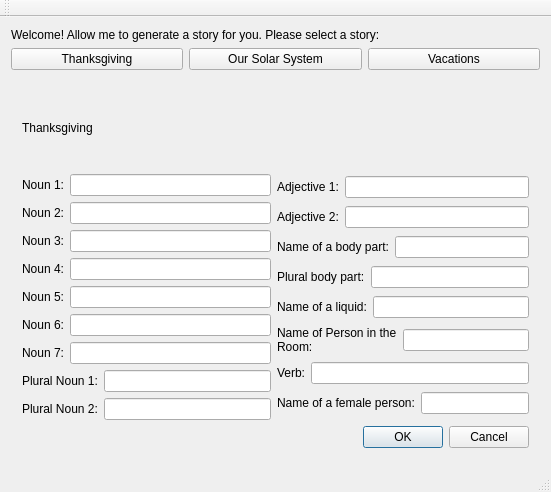
<?xml version="1.0" encoding="UTF-8"?>
<ui version="4.0">
 <class>MadLibs</class>
 <widget class="QMainWindow" name="MadLibs">
  <property name="geometry">
   <rect>
    <x>0</x>
    <y>0</y>
    <width>551</width>
    <height>492</height>
   </rect>
  </property>
  <property name="windowTitle">
   <string>MadLibs</string>
  </property>
  <widget class="QWidget" name="centralWidget">
   <layout class="QVBoxLayout" name="verticalLayout">
    <item>
     <widget class="QLabel" name="Welcome">
      <property name="text">
       <string>Welcome! Allow me to generate a story for you. Please select a story:</string>
      </property>
      <property name="textFormat">
       <enum>Qt::AutoText</enum>
      </property>
      <property name="wordWrap">
       <bool>true</bool>
      </property>
     </widget>
    </item>
    <item>
     <layout class="QHBoxLayout" name="ButtonsLayout">
      <item>
       <widget class="QPushButton" name="ThanksgivingButton">
        <property name="text">
         <string>Thanksgiving</string>
        </property>
       </widget>
      </item>
      <item>
       <widget class="QPushButton" name="SolarButton">
        <property name="text">
         <string>Our Solar System</string>
        </property>
       </widget>
      </item>
      <item>
       <widget class="QPushButton" name="VacationsButton">
        <property name="text">
         <string>Vacations</string>
        </property>
       </widget>
      </item>
     </layout>
    </item>
    <item>
     <widget class="QStackedWidget" name="stackedWidget">
      <property name="currentIndex">
       <number>0</number>
      </property>
      <widget class="QWidget" name="Thanksgiving">
       <layout class="QVBoxLayout" name="verticalLayout_4">
        <item>
         <widget class="QLabel" name="ThanksgivingLabel">
          <property name="text">
           <string>Thanksgiving</string>
          </property>
         </widget>
        </item>
        <item>
         <layout class="QHBoxLayout" name="ThanksgivingLayout">
          <item>
           <layout class="QVBoxLayout" name="verticalLayout_2">
            <item>
             <layout class="QHBoxLayout" name="horizontalLayout_7">
              <item>
               <widget class="QLabel" name="label_7">
                <property name="text">
                 <string>Noun 1:</string>
                </property>
               </widget>
              </item>
              <item>
               <widget class="QLineEdit" name="thx_noun1"/>
              </item>
             </layout>
            </item>
            <item>
             <layout class="QHBoxLayout" name="horizontalLayout_6">
              <item>
               <widget class="QLabel" name="label_6">
                <property name="text">
                 <string>Noun 2:</string>
                </property>
               </widget>
              </item>
              <item>
               <widget class="QLineEdit" name="thx_noun2"/>
              </item>
             </layout>
            </item>
            <item>
             <layout class="QHBoxLayout" name="horizontalLayout_5">
              <item>
               <widget class="QLabel" name="label_5">
                <property name="text">
                 <string>Noun 3:</string>
                </property>
               </widget>
              </item>
              <item>
               <widget class="QLineEdit" name="thx_noun3"/>
              </item>
             </layout>
            </item>
            <item>
             <layout class="QHBoxLayout" name="horizontalLayout">
              <item>
               <widget class="QLabel" name="label">
                <property name="text">
                 <string>Noun 4:</string>
                </property>
               </widget>
              </item>
              <item>
               <widget class="QLineEdit" name="thx_noun4"/>
              </item>
             </layout>
            </item>
            <item>
             <layout class="QHBoxLayout" name="horizontalLayout_3">
              <item>
               <widget class="QLabel" name="label_3">
                <property name="text">
                 <string>Noun 5:</string>
                </property>
               </widget>
              </item>
              <item>
               <widget class="QLineEdit" name="thx_noun5"/>
              </item>
             </layout>
            </item>
            <item>
             <layout class="QHBoxLayout" name="horizontalLayout_4">
              <item>
               <widget class="QLabel" name="label_4">
                <property name="text">
                 <string>Noun 6:</string>
                </property>
               </widget>
              </item>
              <item>
               <widget class="QLineEdit" name="thx_noun6"/>
              </item>
             </layout>
            </item>
            <item>
             <layout class="QHBoxLayout" name="horizontalLayout_2">
              <item>
               <widget class="QLabel" name="label_2">
                <property name="text">
                 <string>Noun 7:</string>
                </property>
               </widget>
              </item>
              <item>
               <widget class="QLineEdit" name="thx_noun7"/>
              </item>
             </layout>
            </item>
            <item>
             <layout class="QHBoxLayout" name="horizontalLayout_9">
              <item>
               <widget class="QLabel" name="label_14">
                <property name="text">
                 <string>Plural Noun 1:</string>
                </property>
               </widget>
              </item>
              <item>
               <widget class="QLineEdit" name="thx_plnoun1"/>
              </item>
             </layout>
            </item>
            <item>
             <layout class="QHBoxLayout" name="horizontalLayout_10">
              <item>
               <widget class="QLabel" name="label_15">
                <property name="text">
                 <string>Plural Noun 2:</string>
                </property>
               </widget>
              </item>
              <item>
               <widget class="QLineEdit" name="thx_plnoun2"/>
              </item>
             </layout>
            </item>
           </layout>
          </item>
          <item>
           <layout class="QVBoxLayout" name="verticalLayout_3">
            <item>
             <layout class="QHBoxLayout" name="horizontalLayout_15">
              <item>
               <widget class="QLabel" name="label_11">
                <property name="text">
                 <string>Adjective 1:</string>
                </property>
               </widget>
              </item>
              <item>
               <widget class="QLineEdit" name="thx_adj1"/>
              </item>
             </layout>
            </item>
            <item>
             <layout class="QHBoxLayout" name="horizontalLayout_16">
              <item>
               <widget class="QLabel" name="label_12">
                <property name="text">
                 <string>Adjective 2:</string>
                </property>
               </widget>
              </item>
              <item>
               <widget class="QLineEdit" name="thx_adj2"/>
              </item>
             </layout>
            </item>
            <item>
             <layout class="QHBoxLayout" name="horizontalLayout_14">
              <item>
               <widget class="QLabel" name="label_10">
                <property name="text">
                 <string>Name of a body part:</string>
                </property>
               </widget>
              </item>
              <item>
               <widget class="QLineEdit" name="thx_body"/>
              </item>
             </layout>
            </item>
            <item>
             <layout class="QHBoxLayout" name="horizontalLayout_13">
              <item>
               <widget class="QLabel" name="label_17">
                <property name="text">
                 <string>Plural body part:</string>
                </property>
               </widget>
              </item>
              <item>
               <widget class="QLineEdit" name="thx_plbody"/>
              </item>
             </layout>
            </item>
            <item>
             <layout class="QHBoxLayout" name="horizontalLayout_11">
              <item>
               <widget class="QLabel" name="label_16">
                <property name="text">
                 <string>Name of a liquid:</string>
                </property>
               </widget>
              </item>
              <item>
               <widget class="QLineEdit" name="thx_liquid"/>
              </item>
             </layout>
            </item>
            <item>
             <layout class="QHBoxLayout" name="horizontalLayout_8">
              <item>
               <widget class="QLabel" name="label_8">
                <property name="text">
                 <string>Name of Person in the Room:</string>
                </property>
                <property name="wordWrap">
                 <bool>true</bool>
                </property>
               </widget>
              </item>
              <item>
               <widget class="QLineEdit" name="thx_person"/>
              </item>
             </layout>
            </item>
            <item>
             <layout class="QHBoxLayout" name="horizontalLayout_12">
              <item>
               <widget class="QLabel" name="label_9">
                <property name="text">
                 <string>Verb:</string>
                </property>
               </widget>
              </item>
              <item>
               <widget class="QLineEdit" name="thx_verb"/>
              </item>
             </layout>
            </item>
            <item>
             <layout class="QHBoxLayout" name="horizontalLayout_17">
              <item>
               <widget class="QLabel" name="label_13">
                <property name="text">
                 <string>Name of a female person:</string>
                </property>
               </widget>
              </item>
              <item>
               <widget class="QLineEdit" name="thx_female"/>
              </item>
             </layout>
            </item>
           </layout>
          </item>
         </layout>
        </item>
        <item>
         <widget class="QDialogButtonBox" name="ThanksgivingButtonBox">
          <property name="standardButtons">
           <set>QDialogButtonBox::Cancel|QDialogButtonBox::Ok</set>
          </property>
         </widget>
        </item>
       </layout>
      </widget>
      <widget class="QWidget" name="OurSolarSystem">
       <layout class="QVBoxLayout" name="verticalLayout_7">
        <item>
         <widget class="QLabel" name="OurSolarSystemLabel">
          <property name="text">
           <string>Our Solar System</string>
          </property>
         </widget>
        </item>
        <item>
         <layout class="QHBoxLayout" name="OurSolarSystemLayout">
          <item>
           <layout class="QVBoxLayout" name="verticalLayout_5">
            <item>
             <layout class="QHBoxLayout" name="horizontalLayout_27">
              <item>
               <widget class="QLabel" name="label_29">
                <property name="text">
                 <string>Adjective 1:</string>
                </property>
               </widget>
              </item>
              <item>
               <widget class="QLineEdit" name="sol_adj1"/>
              </item>
             </layout>
            </item>
            <item>
             <layout class="QHBoxLayout" name="horizontalLayout_28">
              <item>
               <widget class="QLabel" name="label_30">
                <property name="text">
                 <string>Adjective 2:</string>
                </property>
               </widget>
              </item>
              <item>
               <widget class="QLineEdit" name="sol_adj2"/>
              </item>
             </layout>
            </item>
            <item>
             <layout class="QHBoxLayout" name="horizontalLayout_29">
              <item>
               <widget class="QLabel" name="label_31">
                <property name="text">
                 <string>Adjective 3:</string>
                </property>
               </widget>
              </item>
              <item>
               <widget class="QLineEdit" name="sol_adj3"/>
              </item>
             </layout>
            </item>
            <item>
             <layout class="QHBoxLayout" name="horizontalLayout_30">
              <item>
               <widget class="QLabel" name="label_32">
                <property name="text">
                 <string>Adjective 4:</string>
                </property>
               </widget>
              </item>
              <item>
               <widget class="QLineEdit" name="sol_adj4"/>
              </item>
             </layout>
            </item>
            <item>
             <layout class="QHBoxLayout" name="horizontalLayout_54">
              <item>
               <widget class="QLabel" name="label_58">
                <property name="text">
                 <string>Number:</string>
                </property>
               </widget>
              </item>
              <item>
               <widget class="QLineEdit" name="sol_num"/>
              </item>
             </layout>
            </item>
            <item>
             <layout class="QHBoxLayout" name="horizontalLayout_20">
              <item>
               <widget class="QLabel" name="sol_adv_label">
                <property name="text">
                 <string>Adverb:</string>
                </property>
               </widget>
              </item>
              <item>
               <widget class="QLineEdit" name="sol_adv"/>
              </item>
             </layout>
            </item>
            <item>
             <layout class="QHBoxLayout" name="horizontalLayout_21">
              <item>
               <widget class="QLabel" name="label_23">
                <property name="text">
                 <string>Verb ending in -ing:</string>
                </property>
               </widget>
              </item>
              <item>
               <widget class="QLineEdit" name="sol_ing"/>
              </item>
             </layout>
            </item>
            <item>
             <layout class="QHBoxLayout" name="horizontalLayout_25">
              <item>
               <widget class="QLabel" name="label_27">
                <property name="text">
                 <string>Plural Noun 1:</string>
                </property>
               </widget>
              </item>
              <item>
               <widget class="QLineEdit" name="sol_plnoun1"/>
              </item>
             </layout>
            </item>
            <item>
             <layout class="QHBoxLayout" name="horizontalLayout_26">
              <item>
               <widget class="QLabel" name="label_28">
                <property name="text">
                 <string>Plural Noun 2:</string>
                </property>
               </widget>
              </item>
              <item>
               <widget class="QLineEdit" name="sol_plnoun2"/>
              </item>
             </layout>
            </item>
            <item>
             <layout class="QHBoxLayout" name="horizontalLayout_24">
              <item>
               <widget class="QLabel" name="label_26">
                <property name="text">
                 <string>Plural Noun 3:</string>
                </property>
               </widget>
              </item>
              <item>
               <widget class="QLineEdit" name="sol_plnoun3"/>
              </item>
             </layout>
            </item>
           </layout>
          </item>
          <item>
           <layout class="QVBoxLayout" name="verticalLayout_6">
            <item>
             <layout class="QHBoxLayout" name="horizontalLayout_18">
              <item>
               <widget class="QLabel" name="label_20">
                <property name="text">
                 <string>Noun:</string>
                </property>
               </widget>
              </item>
              <item>
               <widget class="QLineEdit" name="sol_noun"/>
              </item>
             </layout>
            </item>
            <item>
             <layout class="QHBoxLayout" name="horizontalLayout_19">
              <item>
               <widget class="QLabel" name="label_21">
                <property name="text">
                 <string>Silly Noun:</string>
                </property>
               </widget>
              </item>
              <item>
               <widget class="QLineEdit" name="sol_silly_noun"/>
              </item>
             </layout>
            </item>
            <item>
             <layout class="QHBoxLayout" name="horizontalLayout_31">
              <item>
               <widget class="QLabel" name="label_33">
                <property name="text">
                 <string>First Name 1:</string>
                </property>
               </widget>
              </item>
              <item>
               <widget class="QLineEdit" name="sol_first1"/>
              </item>
             </layout>
            </item>
            <item>
             <layout class="QHBoxLayout" name="horizontalLayout_32">
              <item>
               <widget class="QLabel" name="label_34">
                <property name="text">
                 <string>First Name 2:</string>
                </property>
                <property name="wordWrap">
                 <bool>true</bool>
                </property>
               </widget>
              </item>
              <item>
               <widget class="QLineEdit" name="sol_first2"/>
              </item>
             </layout>
            </item>
            <item>
             <layout class="QHBoxLayout" name="horizontalLayout_33">
              <item>
               <widget class="QLabel" name="label_35">
                <property name="text">
                 <string>First Name 3:</string>
                </property>
               </widget>
              </item>
              <item>
               <widget class="QLineEdit" name="sol_first3"/>
              </item>
             </layout>
            </item>
            <item>
             <layout class="QHBoxLayout" name="horizontalLayout_34">
              <item>
               <widget class="QLabel" name="label_36">
                <property name="text">
                 <string>First Name 4:</string>
                </property>
               </widget>
              </item>
              <item>
               <widget class="QLineEdit" name="sol_first4"/>
              </item>
             </layout>
            </item>
            <item>
             <layout class="QHBoxLayout" name="horizontalLayout_22">
              <item>
               <widget class="QLabel" name="label_24">
                <property name="text">
                 <string>First Name 5:</string>
                </property>
               </widget>
              </item>
              <item>
               <widget class="QLineEdit" name="sol_first5"/>
              </item>
             </layout>
            </item>
            <item>
             <layout class="QHBoxLayout" name="horizontalLayout_52">
              <item>
               <widget class="QLabel" name="label_57">
                <property name="text">
                 <string>First Name 6:</string>
                </property>
               </widget>
              </item>
              <item>
               <widget class="QLineEdit" name="sol_first6"/>
              </item>
             </layout>
            </item>
            <item>
             <layout class="QHBoxLayout" name="horizontalLayout_23">
              <item>
               <widget class="QLabel" name="label_25">
                <property name="text">
                 <string>First Name 7:</string>
                </property>
               </widget>
              </item>
              <item>
               <widget class="QLineEdit" name="sol_first7"/>
              </item>
             </layout>
            </item>
           </layout>
          </item>
         </layout>
        </item>
        <item>
         <widget class="QDialogButtonBox" name="SolarButtonBox">
          <property name="standardButtons">
           <set>QDialogButtonBox::Cancel|QDialogButtonBox::Ok</set>
          </property>
         </widget>
        </item>
       </layout>
      </widget>
      <widget class="QWidget" name="Vacations">
       <layout class="QVBoxLayout" name="verticalLayout_10">
        <item>
         <widget class="QLabel" name="label_37">
          <property name="text">
           <string>Vacations</string>
          </property>
         </widget>
        </item>
        <item>
         <layout class="QHBoxLayout" name="VacationsLayout">
          <item>
           <layout class="QVBoxLayout" name="verticalLayout_8">
            <item>
             <layout class="QHBoxLayout" name="horizontalLayout_35">
              <item>
               <widget class="QLabel" name="label_38">
                <property name="text">
                 <string>Noun 1:</string>
                </property>
               </widget>
              </item>
              <item>
               <widget class="QLineEdit" name="vac_noun1"/>
              </item>
             </layout>
            </item>
            <item>
             <layout class="QHBoxLayout" name="horizontalLayout_36">
              <item>
               <widget class="QLabel" name="label_39">
                <property name="text">
                 <string>Noun 2:</string>
                </property>
               </widget>
              </item>
              <item>
               <widget class="QLineEdit" name="vac_noun2"/>
              </item>
             </layout>
            </item>
            <item>
             <layout class="QHBoxLayout" name="horizontalLayout_37">
              <item>
               <widget class="QLabel" name="label_40">
                <property name="text">
                 <string>Noun 3:</string>
                </property>
               </widget>
              </item>
              <item>
               <widget class="QLineEdit" name="vac_noun3"/>
              </item>
             </layout>
            </item>
            <item>
             <layout class="QHBoxLayout" name="horizontalLayout_38">
              <item>
               <widget class="QLabel" name="label_41">
                <property name="text">
                 <string>Body part:</string>
                </property>
               </widget>
              </item>
              <item>
               <widget class="QLineEdit" name="body"/>
              </item>
             </layout>
            </item>
            <item>
             <layout class="QHBoxLayout" name="horizontalLayout_39">
              <item>
               <widget class="QLabel" name="label_42">
                <property name="text">
                 <string>Plant:</string>
                </property>
               </widget>
              </item>
              <item>
               <widget class="QLineEdit" name="plant"/>
              </item>
             </layout>
            </item>
            <item>
             <layout class="QHBoxLayout" name="horizontalLayout_40">
              <item>
               <widget class="QLabel" name="label_43">
                <property name="text">
                 <string>Verb ending in -ing 1:</string>
                </property>
               </widget>
              </item>
              <item>
               <widget class="QLineEdit" name="vac_ing1"/>
              </item>
             </layout>
            </item>
            <item>
             <layout class="QHBoxLayout" name="horizontalLayout_41">
              <item>
               <widget class="QLabel" name="label_44">
                <property name="text">
                 <string>Verb ending in -ing 2:</string>
                </property>
               </widget>
              </item>
              <item>
               <widget class="QLineEdit" name="vac_ing2"/>
              </item>
             </layout>
            </item>
            <item>
             <layout class="QHBoxLayout" name="horizontalLayout_42">
              <item>
               <widget class="QLabel" name="label_45">
                <property name="text">
                 <string>Verb ending in -ing 3:</string>
                </property>
               </widget>
              </item>
              <item>
               <widget class="QLineEdit" name="vac_ing3"/>
              </item>
             </layout>
            </item>
            <item>
             <layout class="QHBoxLayout" name="horizontalLayout_43">
              <item>
               <widget class="QLabel" name="label_46">
                <property name="text">
                 <string>Verb ending in -ing 4:</string>
                </property>
               </widget>
              </item>
              <item>
               <widget class="QLineEdit" name="vac_ing4"/>
              </item>
             </layout>
            </item>
           </layout>
          </item>
          <item>
           <layout class="QVBoxLayout" name="verticalLayout_9">
            <item>
             <layout class="QHBoxLayout" name="horizontalLayout_44">
              <item>
               <widget class="QLabel" name="label_47">
                <property name="text">
                 <string>Adjective 1:</string>
                </property>
               </widget>
              </item>
              <item>
               <widget class="QLineEdit" name="vac_adj1"/>
              </item>
             </layout>
            </item>
            <item>
             <layout class="QHBoxLayout" name="horizontalLayout_45">
              <item>
               <widget class="QLabel" name="label_48">
                <property name="text">
                 <string>Adjective 2:</string>
                </property>
               </widget>
              </item>
              <item>
               <widget class="QLineEdit" name="vac_adj2"/>
              </item>
             </layout>
            </item>
            <item>
             <layout class="QHBoxLayout" name="horizontalLayout_46">
              <item>
               <widget class="QLabel" name="label_49">
                <property name="text">
                 <string>Adjective 3:</string>
                </property>
               </widget>
              </item>
              <item>
               <widget class="QLineEdit" name="vac_adj3"/>
              </item>
             </layout>
            </item>
            <item>
             <layout class="QHBoxLayout" name="horizontalLayout_47">
              <item>
               <widget class="QLabel" name="label_50">
                <property name="text">
                 <string>Plural Noun 1:</string>
                </property>
               </widget>
              </item>
              <item>
               <widget class="QLineEdit" name="vac_plnoun1"/>
              </item>
             </layout>
            </item>
            <item>
             <layout class="QHBoxLayout" name="horizontalLayout_48">
              <item>
               <widget class="QLabel" name="label_51">
                <property name="text">
                 <string>Plural Noun 2:</string>
                </property>
               </widget>
              </item>
              <item>
               <widget class="QLineEdit" name="vac_plnoun2"/>
              </item>
             </layout>
            </item>
            <item>
             <layout class="QHBoxLayout" name="horizontalLayout_49">
              <item>
               <widget class="QLabel" name="label_52">
                <property name="text">
                 <string>Plural Noun 3:</string>
                </property>
                <property name="wordWrap">
                 <bool>true</bool>
                </property>
               </widget>
              </item>
              <item>
               <widget class="QLineEdit" name="vac_plnoun3"/>
              </item>
             </layout>
            </item>
            <item>
             <layout class="QHBoxLayout" name="horizontalLayout_50">
              <item>
               <widget class="QLabel" name="label_53">
                <property name="text">
                 <string>Plura Noun 4:</string>
                </property>
               </widget>
              </item>
              <item>
               <widget class="QLineEdit" name="vac_plnoun4"/>
              </item>
             </layout>
            </item>
            <item>
             <layout class="QHBoxLayout" name="horizontalLayout_51">
              <item>
               <widget class="QLabel" name="label_54">
                <property name="text">
                 <string>Place:</string>
                </property>
               </widget>
              </item>
              <item>
               <widget class="QLineEdit" name="vac_place"/>
              </item>
             </layout>
            </item>
           </layout>
          </item>
         </layout>
        </item>
        <item>
         <widget class="QDialogButtonBox" name="VacationsButtonBox">
          <property name="standardButtons">
           <set>QDialogButtonBox::Cancel|QDialogButtonBox::Ok</set>
          </property>
         </widget>
        </item>
       </layout>
      </widget>
     </widget>
    </item>
   </layout>
  </widget>
  <widget class="QMenuBar" name="menuBar">
   <property name="geometry">
    <rect>
     <x>0</x>
     <y>0</y>
     <width>551</width>
     <height>21</height>
    </rect>
   </property>
  </widget>
  <widget class="QToolBar" name="mainToolBar">
   <attribute name="toolBarArea">
    <enum>TopToolBarArea</enum>
   </attribute>
   <attribute name="toolBarBreak">
    <bool>false</bool>
   </attribute>
  </widget>
  <widget class="QStatusBar" name="statusBar"/>
 </widget>
 <layoutdefault spacing="6" margin="11"/>
 <resources/>
 <connections/>
</ui>
